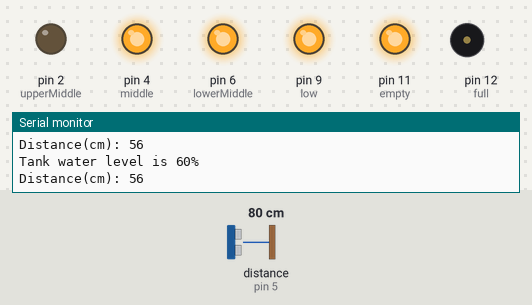
A sketch run on a simulated Arduino Uno, built with avr-gcc and run on an emulated ATmega328P. On the bench: output pins drawn as LEDs (lit = HIGH), buzzer (waves = sounding), the last lines printed to the serial monitor. Wiring (inferred from the names in the program): ultrasonic range finder: trigger pin 8; echo pin 5. The inputs (shaded band) are chosen by the test bench; at power-on: distance to the obstacle (sensor on pin 5) 80 cm. The echo pulse lasts 58.3 µs per cm; pins used as bus, display or sensor lines are not drawn.

Above: at 2.8 s.
2.9 s: distance to the obstacle (sensor on pin 5) set to 87 cm
At 6.6 s:
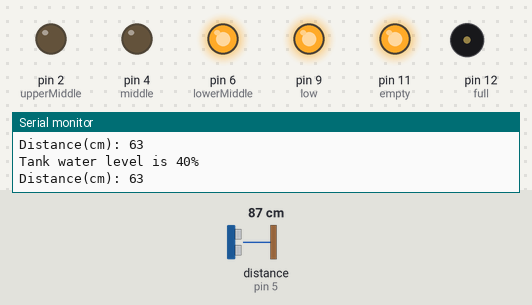
7.5 s: distance to the obstacle (sensor on pin 5) set to 102 cm
11.2 s: distance to the obstacle (sensor on pin 5) set to 111 cm
At 14.9 s:
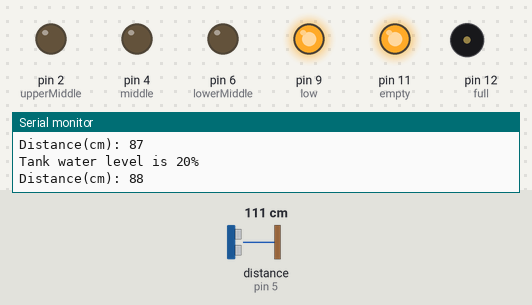
15.5 s: distance to the obstacle (sensor on pin 5) set to 126 cm
19.2 s: distance to the obstacle (sensor on pin 5) set to 134 cm
At 23.2 s:
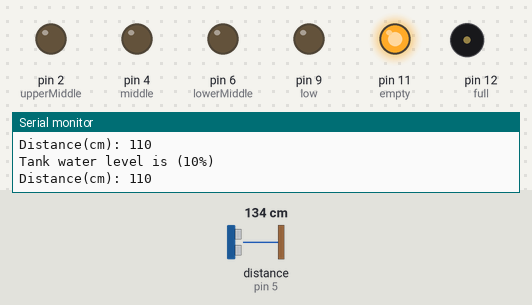
23.5 s: distance to the obstacle (sensor on pin 5) set to 250 cm
At 27.8 s:
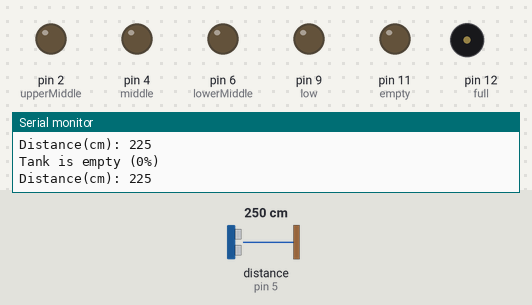
Timing chart, 0 to 30.5 s (numbered marks = the images above; inputs shaded):
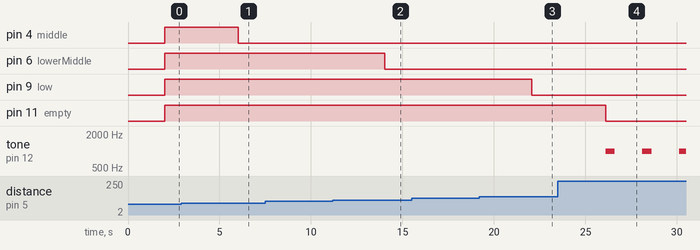

Measured:
- the behaviour switches between 82 and 83 cm on distance to the obstacle (sensor on pin 5) (found by bisection; images 0 and 1)
- the behaviour switches between 105 and 106 cm on distance to the obstacle (sensor on pin 5) (found by bisection; images 1 and 2)
- the behaviour switches between 129 and 130 cm on distance to the obstacle (sensor on pin 5) (found by bisection; images 2 and 3)
- after the input at 2.9 s, pin 4 (middle): HIGH → LOW after 3.1 s
- after the input at 11.2 s, pin 6 (lowerMiddle): HIGH → LOW after 2.8 s
- after the input at 19.2 s, pin 9 (low): HIGH → LOW after 2.9 s
- after the input at 23.5 s, pin 11 (empty): HIGH → LOW after 2.6 s; tone on pin 12 (full): alternates 1000 Hz for 0.50 s and silent for 1.5 s, starting after 2.6 s

The sketch:

waterLevelDetector_ver2.0.ino
```cpp
/*
* Ultrasonic Sensor HC-SR04 and Arduino Tutorial //Max range 10 feet /300 cm /25 inch
*
* by Dejan Nedelkovski,
* www.HowToMechatronics.com
*
*/

// defines pins numbers
const int trigPin = 8;
const int echoPin = 5;

// defines variables
long duration;
int distance;

//Tank level limits
//Enter Tank Total Height
int totalHeight = 117; //in cm

//Tank level indicator  //2 4 6 9 11 12
int empty = 11; //RED LED
int low = 9; //RED LED
int lowerMiddle = 6; //RED LED
int middle = 4; //GREEN LED
int upperMiddle = 2; //GREEN LED
int full = 12; //BUZZER


void setup() {
pinMode(trigPin, OUTPUT); // Sets the trigPin as an Output
pinMode(echoPin, INPUT); // Sets the echoPin as an Input

pinMode(empty, OUTPUT); // Sets the Pin as an Output //RED LED
pinMode(low, OUTPUT); // Sets the Pin as an Output //RED LED
pinMode(lowerMiddle, OUTPUT); // Sets the Pin as an Output //RED LED
pinMode(middle, OUTPUT); // Sets the Pin as an Output //GREEN LED
pinMode(upperMiddle, OUTPUT); // Sets the Pin as an Output //GREEN LED
pinMode(full, OUTPUT); // Sets the Pin as an Output //BUZZER

Serial.begin(9600); // Starts the serial communication
}

void loop() {
// Clears the trigPin
digitalWrite(trigPin, LOW);
delayMicroseconds(2);

// Sets the trigPin on HIGH state for 10 micro seconds
digitalWrite(trigPin, HIGH);
delayMicroseconds(10);
digitalWrite(trigPin, LOW);

// Reads the echoPin, returns the sound wave travel time in microseconds
duration = pulseIn(echoPin, HIGH);

// Calculating the distance
distance= duration*0.034/2;

//giving 22cm offset (distance between sensor and tank full level)
distance= distance - 22.0;

// Prints the distance on the Serial Monitor
Serial.print("Distance(cm): ");
Serial.println(distance);
delay(2000);

if ((distance  > (int((totalHeight * 98) / 100)))) {
    Serial.println("Tank is empty (0%)");
    digitalWrite(empty, LOW);
    digitalWrite(low, LOW);
    digitalWrite(lowerMiddle, LOW);
    digitalWrite(middle, LOW);
    digitalWrite(upperMiddle, LOW);
//    digitalWrite(full, LOW);
    tone(full, 1000, 500);
  }
  else if ((distance  > (int((totalHeight * 95) / 100))) and (distance  <= (int((totalHeight * 98) / 100)))) {
    Serial.println("Tank is almost empty (5%)");
    //LED blinking
    digitalWrite(empty, HIGH);
    delay(200);
    digitalWrite(empty, LOW);
    delay(200);
    digitalWrite(empty, HIGH);
    delay(200);
    digitalWrite(empty, LOW);
    delay(200);
    digitalWrite(empty, HIGH);
    delay(200);
    digitalWrite(empty, LOW);
    delay(200);
    digitalWrite(empty, HIGH);
    delay(200);
    digitalWrite(empty, LOW);
    delay(200);
    digitalWrite(empty, HIGH);
    delay(200);
    digitalWrite(empty, LOW);
    delay(200);

    digitalWrite(low, LOW);
    digitalWrite(lowerMiddle, LOW);
    digitalWrite(middle, LOW);
    digitalWrite(upperMiddle, LOW);
    digitalWrite(full, LOW);
  }
  else if ((distance  > (int((totalHeight * 90) / 100))) and (distance  <= (int((totalHeight * 95) / 100)))) {
    Serial.println("Tank water level is (10%)");
    digitalWrite(empty, HIGH);
    digitalWrite(low, LOW);
    digitalWrite(lowerMiddle, LOW);
    digitalWrite(middle, LOW);
    digitalWrite(upperMiddle, LOW);
    digitalWrite(full, LOW);
  }
else if((distance  > (int((totalHeight*70)/100))) and (distance  <= (int((totalHeight*90)/100)))){
  Serial.println("Tank water level is 20%");
  digitalWrite(empty, HIGH);
  digitalWrite(low, HIGH);
    digitalWrite(lowerMiddle, LOW);
  digitalWrite(middle, LOW);
  digitalWrite(upperMiddle, LOW);
  digitalWrite(full, LOW);

}
else if((distance  > (int((totalHeight*50)/100))) and (distance  <= (int((totalHeight*70)/100)))){
  Serial.println("Tank water level is 40%");
  digitalWrite(empty, HIGH);
  digitalWrite(low, HIGH);
  digitalWrite(lowerMiddle, HIGH);
  digitalWrite(middle, LOW);
  digitalWrite(upperMiddle, LOW);
  digitalWrite(full, LOW);
}
else if((distance  > (int((totalHeight*30)/100))) and (distance  <= (int((totalHeight*50)/100)))){
  Serial.println("Tank water level is 60%");
  digitalWrite(empty, HIGH);
  digitalWrite(low, HIGH);
  digitalWrite(lowerMiddle, HIGH);
  digitalWrite(middle, HIGH);
  digitalWrite(upperMiddle, LOW);
  digitalWrite(full, LOW);
}
else if((distance  > (int((totalHeight*5)/100))) and (distance  <= (int((totalHeight*30)/100)))){
  Serial.println("Tank water level is 80%");
  digitalWrite(empty, HIGH);
  digitalWrite(low, HIGH);
  digitalWrite(lowerMiddle, HIGH);
  digitalWrite(middle, HIGH);
  digitalWrite(upperMiddle, HIGH);
  digitalWrite(full, LOW);
}
else if(distance <= (int((totalHeight*5)/100))){
  Serial.println("Tank is full 100%");
  digitalWrite(empty, HIGH);
  digitalWrite(low, HIGH);
  digitalWrite(lowerMiddle, HIGH);
  digitalWrite(middle, HIGH);
  digitalWrite(upperMiddle, HIGH);
  digitalWrite(full, HIGH);
}
else{
  Serial.println("!!!Number is out bound!!!");
}

}
```
